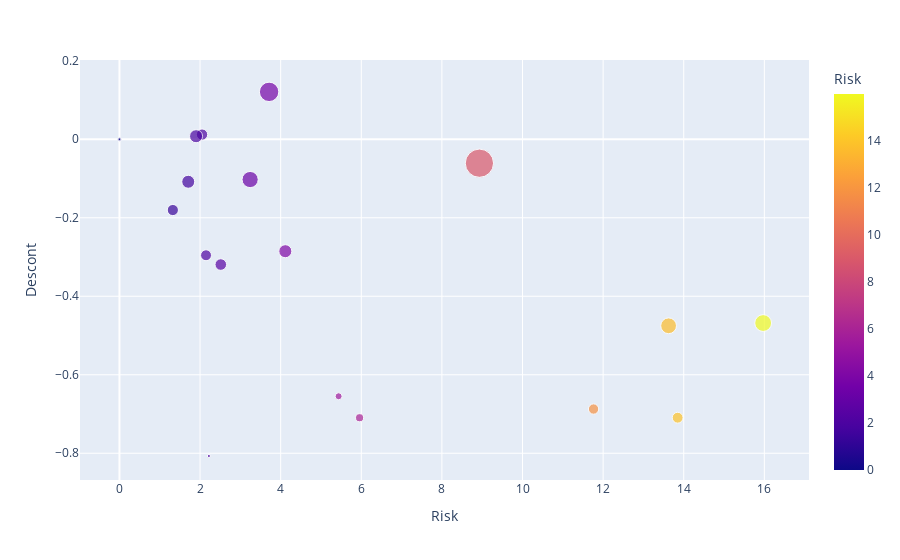

Notebook code for this chart:
### Markdown cell above
**Visualizando a relação risco x descontos dos ativos**

### Code cell
fig = px.scatter(
    df, 
    x = 'Risk',
    y = 'Descont', 
    size = 'LastPrice',
    hover_name = df.index,
    color='Risk'
)
fig.show()

### Figure 1 — Plotly figure (JSON) as saved in the notebook; plotly's stock layout.template omitted (floating-point values rounded to 4 significant figures)
{"data": [{"hovertemplate": "<b>%{hovertext}</b><br><br>Risk=%{marker.color}<br>Descont=%{y}<br>LastPrice=%{marker.size}<extra></extra>", "hovertext": ["BBAS3.SA", "BEEF3.SA", "ABCB4.SA", "ADHM3.SA", "BPHA3.SA", "ARZZ3.SA", "AGRO3.SA", "RAIL3.SA", "ABEV3.SA", "ALSO3.SA", "BBDC3.SA", "BBDC4.SA", "BRAP4.SA", "BRAP3.SA", "BPAN4.SA", "ALPA3.SA", "ALPA4.SA", "BRFS3.SA", "AMAR3.SA"], "legendgroup": "", "marker": {"color": [3.713, 2.049, 1.901, 0, 0, 8.931, 3.242, 1.707, 1.325, 4.115, 2.148, 2.514, 15.97, 13.62, 5.438, 11.76, 13.85, 5.957, 2.22], "coloraxis": "coloraxis", "size": [39.8, 13.43, 17.94, 1.56, 0.62, 84.41, 27.71, 17.8, 13.19, 17.94, 12.63, 14.16, 29.83, 26.25, 5.18, 11.24, 12.45, 6.9, 1.06], "sizemode": "area", "sizeref": 0.211, "symbol": "circle"}, "mode": "markers", "name": "", "orientation": "v", "showlegend": false, "type": "scatter", "x": [3.713, 2.049, 1.901, 0, 0, 8.931, 3.242, 1.707, 1.325, 4.115, 2.148, 2.514, 15.97, 13.62, 5.438, 11.76, 13.85, 5.957, 2.22], "xaxis": "x", "y": [0.1207, 0.01187, 0.007724, 0, 0, -0.06104, -0.1027, -0.1083, -0.1804, -0.2853, -0.2956, -0.3192, -0.4683, -0.4752, -0.6548, -0.6873, -0.7095, -0.7095, -0.807], "yaxis": "y"}], "layout": {"coloraxis": {"colorbar": {"title": {"text": "Risk"}}, "colorscale": [[0, "#0d0887"], [0.1111, "#46039f"], [0.2222, "#7201a8"], [0.3333, "#9c179e"], [0.4444, "#bd3786"], [0.5556, "#d8576b"], [0.6667, "#ed7953"], [0.7778, "#fb9f3a"], [0.8889, "#fdca26"], [1, "#f0f921"]]}, "legend": {"itemsizing": "constant", "tracegroupgap": 0}, "margin": {"t": 60}, "xaxis": {"anchor": "y", "domain": [0, 1], "title": {"text": "Risk"}}, "yaxis": {"anchor": "x", "domain": [0, 1], "title": {"text": "Descont"}}}}
